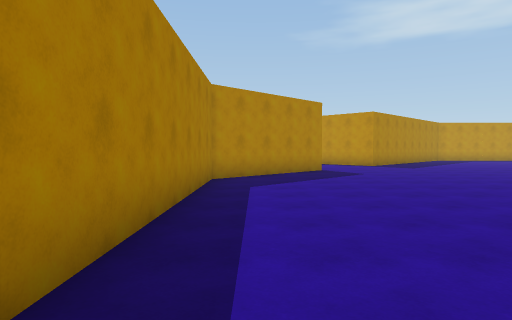
[1] (above)

23 first-person views from a walk through a 3-D level made in the Unity game engine. The camera is 1.5 m above the floor, tilts 2° down and sees 75° across. The floor is counted in squares, 2 m on a side. Each view is taken from the middle of a square. On the plan, view 1 faces up. The plan holds only what a view shows up to about 11 squares ahead; the rest is blank. The place goes on beyond the plan.

[2]
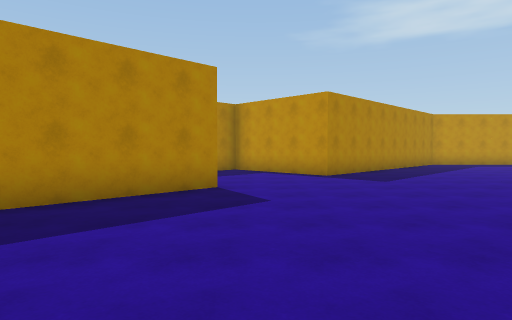

[3]
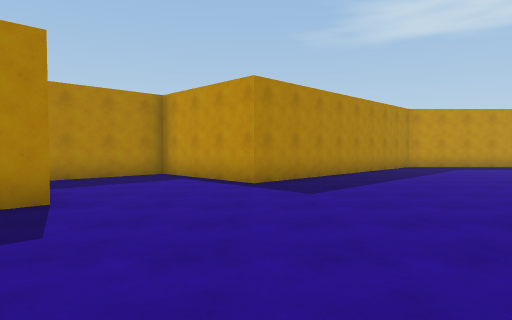

[4]
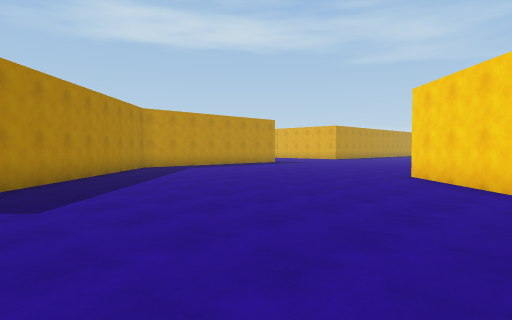

[5]
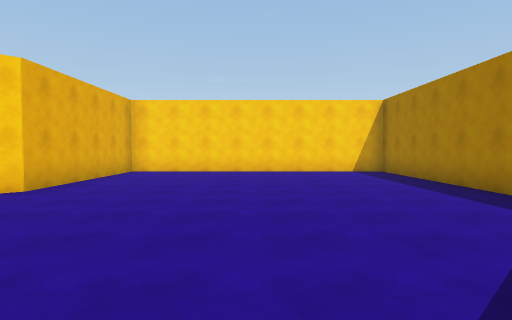

[6]
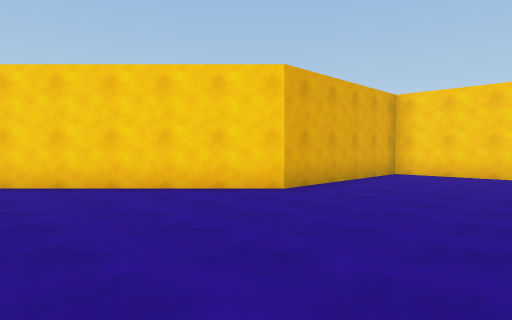

[7]
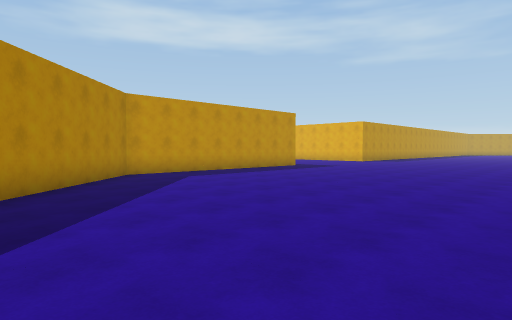

[8]
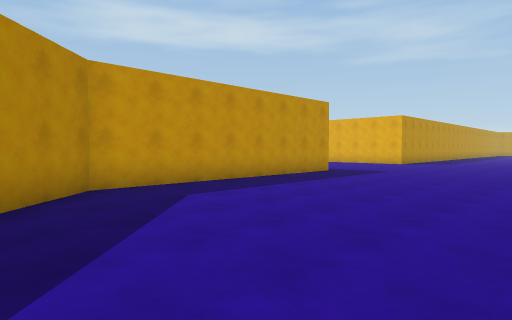

[9]
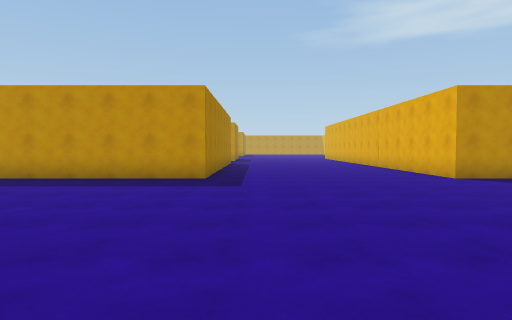

[10]
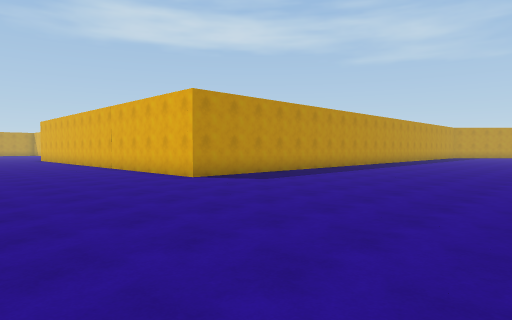

[11]
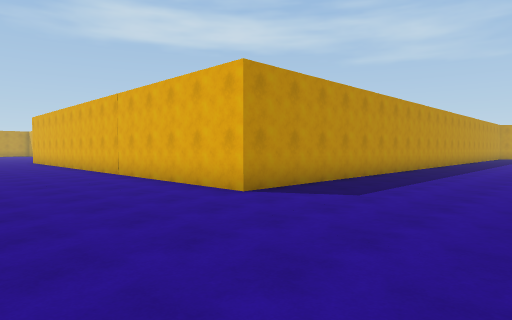

[12]
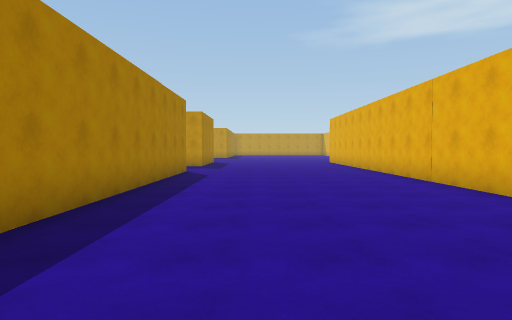

[13]
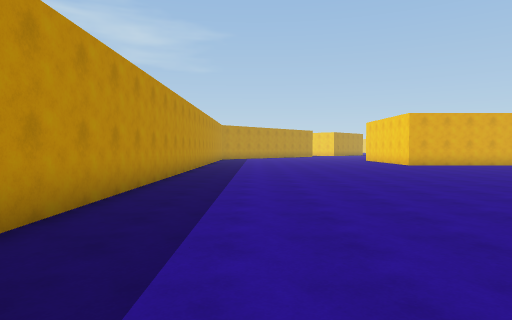

[14]
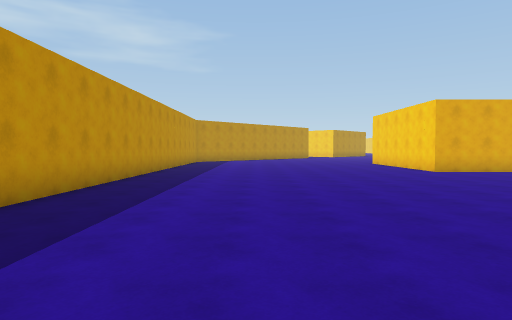

[15]
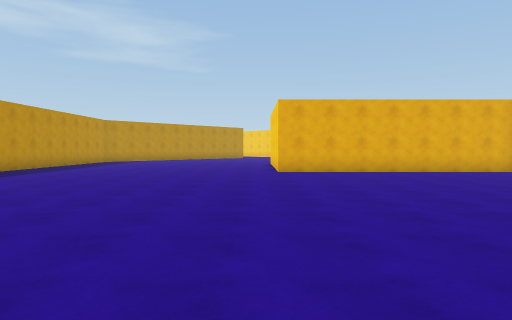

[16]
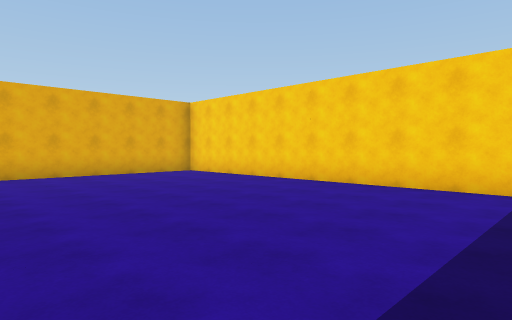

[17]
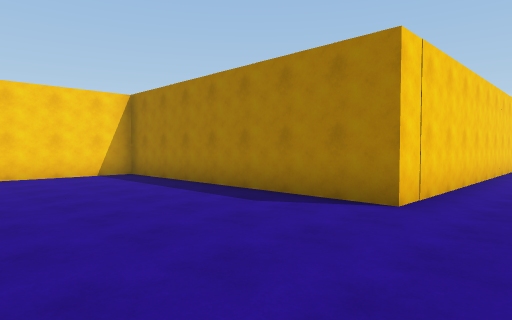

[18]
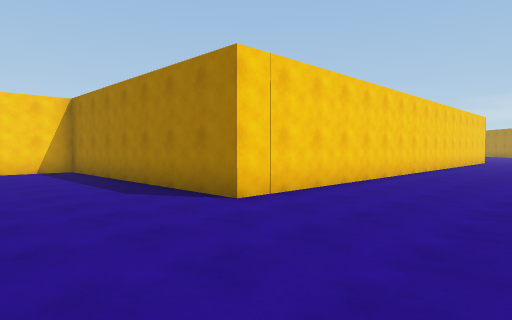

[19]
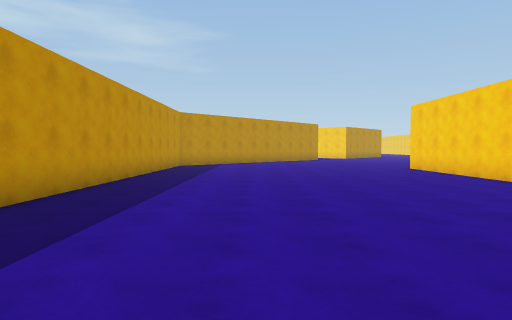

[20]
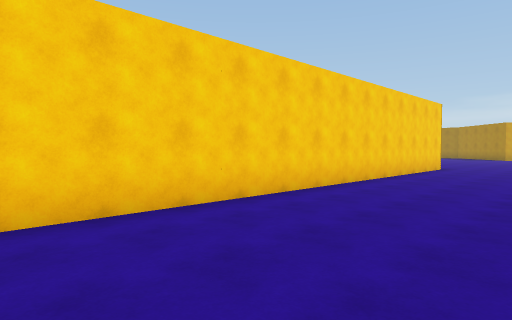

[21]
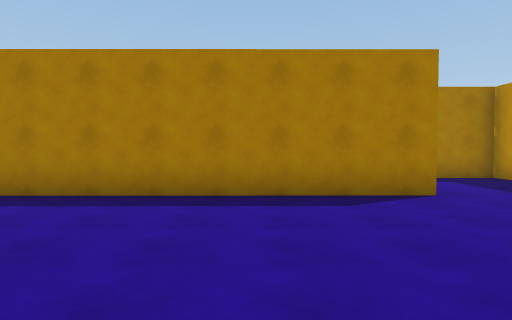

[22]
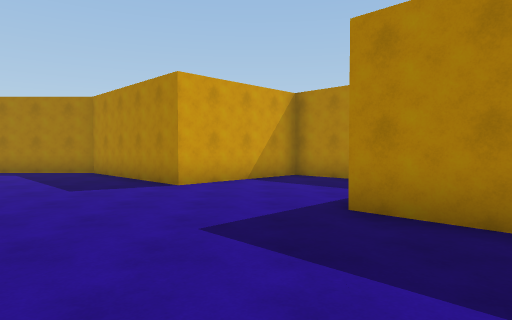

[23]
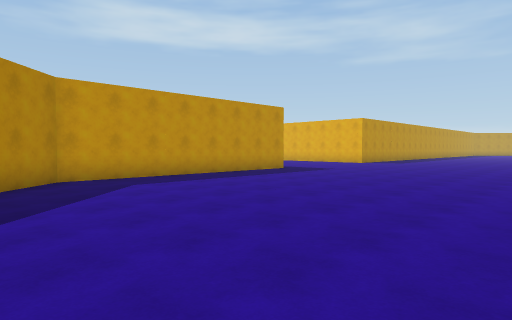

### Floor plan
Points are (right, up) in squares from view 1. A wall is a line through its corners. A room is listed if a view was taken in it or the views show most of it. See-through windows are left out.
Room 1 (views 1, 2, 3, 4, 5, 6, 7, 8, 9, 10, 11, 12, 13, 14, 15, 16, 17, 18, 19, 20, 21, 22, 23)
walls: (15.1, 11.3) (30.7, 11.3) (30.7, 3.5) (40.1, 3.5); (18.7, 28.9) (18.7, 20.3) (11.1, 20.3) (5, 14.1) (2.3, 16.8) (-0.4, 14.1) (2.3, 11.4) (-1.1, 8.1) (-1.1, -0.8) (7, -0.8) (7, 4.2) (14.1, 11.3); (40.6, 3.8) (40.6, 11.3) (45.1, 11.3); (45.1, 20.3) (24.9, 20.3) (24.9, 29)

Positions as (right, up) in squares from view 1, and headings:
1: (0, 0), facing up
2: (3, 5), facing up
3: (5, 7), facing up
4: (5, 8), facing up-right
5: (3, 10), facing down
6: (3, 9), facing down-right
7: (7, 11), facing up-right
8: (9, 14), facing up-right
9: (20, 12), facing up
10: (20, 13), facing up-right
11: (21, 16), facing up-right
12: (21, 18), facing up
13: (26, 18), facing right
14: (30, 17), facing right
15: (30, 12), facing right
16: (31, 10), facing down-right
17: (35, 13), facing down-left
18: (34, 15), facing down-left
19: (34, 17), facing right
20: (27, 15), facing down-left
21: (24, 26), facing left
22: (9, 13), facing left
23: (9, 12), facing up-right
